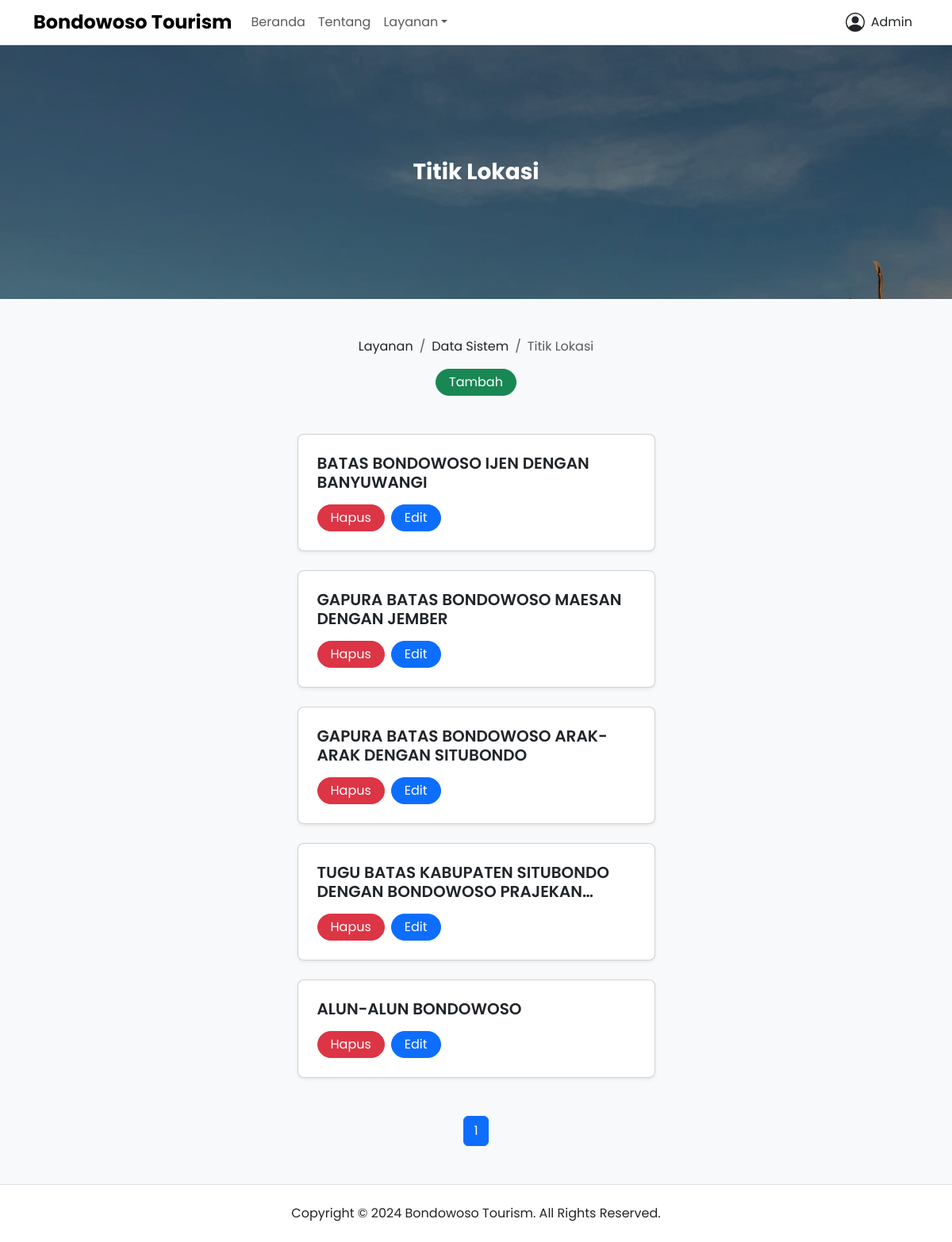
/layanan/titik-lokasi (signed in), run on the app's committed database.
### app/models.py (models this page shows, shortened)
class User(UserMixin, db.Model):
  __tablename__ = "user"
  id = db.Column(db.Integer, primary_key=True)
  name = db.Column(db.String(60), nullable=False)
  gender = db.Column(db.String(60), nullable=False)
  phone = db.Column(db.String(60), nullable=False, unique=True)
  email = db.Column(db.String(60), nullable=False, unique=True)
  role = db.Column(db.String(20), nullable=False, default="user")
  password = db.Column(db.String(128), nullable=False)
  joined_date = db.Column(db.DateTime, nullable=False, default=datetime.now)
  usage_help = db.relationship("UsageHelp", backref="user", lazy=True)
  criteria = db.relationship("Criteria", backref="user", lazy=True)
  sub_criteria = db.relationship("SubCriteria", backref="user", lazy=True)
  location_point = db.relationship("LocationPoint", backref="user", lazy=True)
  tour_type = db.relationship("TourType", backref="user", lazy=True)
  tour_list = db.relationship("TourList", backref="user", lazy=True)

class LocationPoint(db.Model):
  __tablename__ = "location_point"
  id = db.Column(db.Integer, primary_key=True)
  name = db.Column(db.String(128), nullable=False)
  posted_date = db.Column(db.DateTime, nullable=False, default=datetime.now)
  updated_date = db.Column(db.DateTime, onupdate=datetime.now, default=datetime.now)
  user_id = db.Column(db.Integer, db.ForeignKey("user.id"), nullable=False)

### app/views/public.py (the view)
@public_app.route("/layanan/titik-lokasi", methods=["GET", "POST"])
@login_required
def location_point():
  check_admin()
  page = request.args.get("page", 1, type=int)
  datas = LocationPoint.query.order_by(LocationPoint.posted_date.desc()).paginate(page=page, per_page=5)
  return render_template("public/services/system_data/location-point.html", title="Titik Lokasi - Bondowoso Tourism", datas=datas)

### app/models.py (called while the page is built)
@login_manager.user_loader
def load_user(user_id):
  return User.query.get(int(user_id))

### app/utils.py (called while the page is built)
def check_admin():
  if not current_user.role == "admin":
    abort(403)

### app/templates/public/services/system_data/location-point.html (shortened to what this page needs)
{% extends 'components/public/base.html' %} {% set active_page = 'system_data' %} {% block content %}
<div class="banner d-flex bg-hero h-20rem">
  <div class="container my-auto">
    <div class="row justify-content-center align-items-center">
      <div class="col-lg-10">
        <div class="text-white text-center">
          <h2 class="fw-bold fs-3 title-clamp-2 mb-0">Titik Lokasi</h2>
        </div>
      </div>
    </div>
  </div>
</div>
<div class="page-wrapper bg-body-tertiary">
  <div class="container">
    <div class="row justify-content-center align-items-center pt-5">
      <div class="col-lg-10">
        <div class="d-flex flex-column row-gap-3">
          <nav aria-label="breadcrumb">
            <ol class="breadcrumb justify-content-center align-items-center mb-0">
              <li class="breadcrumb-item"><a class="link-dark link-offset-2 link-underline-opacity-0 link-underline-opacity-100-hover" href="{{ url_for('public_app.services') }}">Layanan</a></li>
              <li class="breadcrumb-item"><a class="link-dark link-offset-2 link-underline-opacity-0 link-underline-opacity-100-hover" href="{{ url_for('public_app.system_data') }}">Data Sistem</a></li>
              <li class="breadcrumb-item active" aria-current="page">Titik Lokasi</li>
            </ol>
          </nav>
          {% if current_user.role == "admin" %}
          <div class="text-center">
            <a class="btn btn-success rounded-5 py-1 px-3" href="{{ url_for('public_app.create_location_point') }}" role="button">Tambah</a>
          </div>
          {% endif %}
        </div>
      </div>
    </div>
    {% if datas.total > 0 %}
    <div class="row flex-column justify-content-center align-items-center row-gap-4 py-5">
      {% for data in datas %}
      <div class="col-lg-5">
        <div class="card shadow-sm rounded-3">
          <div class="card-body p-4">
            <div class="d-flex flex-column row-gap-3">
              <h6 class="fw-semibold fs-5 text-clamp-2 mb-0">{{ data.name }}</h6>
              {% if current_user.role == "admin" %}
              <div class="d-flex flex-row justify-content-start column-gap-2">
                <a class="btn btn-danger rounded-5 py-1 px-3" href="#" role="button" data-bs-toggle="modal" data-bs-target="#deleteDataModal{{ data.id }}">Hapus</a>
                <a class="btn btn-primary rounded-5 py-1 px-3" href="{{ url_for('public_app.update_location_point', id=data.id) }}" role="button">Edit</a>
              </div>
              {% endif %}
            </div>
          </div>
        </div>
      </div>
      {% endfor %}
    </div>
    <div class="row pb-5">
      <div class="col-lg-12">
        <nav>
          <ul class="pagination justify-content-center align-items-center mb-0">
            {% for page_num in datas.iter_pages(left_edge=1, right_edge=1, left_current=1, right_current=2) %} {% if page_num %} {% if datas.page == page_num %}
            <li class="page-item active" aria-current="page">
              <span class="page-link">{{ page_num }}</span>
            </li>
            {% else %}
            <li class="page-item">
              <a class="page-link" href="{{ url_for('public_app.location_point', page=page_num) }}">{{ page_num }}</a>
            </li>
            {% endif %} {% else %}
            <li class="page-item">
              <span class="page-link">...</span>
            </li>
            {% endif %} {% endfor %}
          </ul>
        </nav>
      </div>
    </div>
    {% endif %}
  </div>
</div>
{% endblock %}

### app/templates/components/public/includes/navbar.html (shortened to what this page needs)
<nav class="navbar navbar-expand-lg bg-body border-bottom">
  <div class="container">
    <a class="navbar-brand" href="{{ url_for('public_app.homepage') }}">
      <h1 class="fw-bold fs-4 my-auto">Bondowoso Tourism</h1>
    </a>
    <div class="offcanvas offcanvas-end border-0" tabindex="-1" id="offcanvasNavbar" aria-labelledby="offcanvasNavbarLabel">
      <div class="offcanvas-body">
        <ul class="navbar-nav me-auto">
          <li class="nav-item">
            <a class="{{ 'nav-link active' if active_page == 'home' else 'nav-link' }}" aria-current="page" href="{{ url_for('public_app.homepage') }}">Beranda</a>
          </li>
          <li class="nav-item">
            <a class="{{ 'nav-link active' if active_page == 'about' else 'nav-link' }}" href="{{ url_for('public_app.about') }}">Tentang</a>
          </li>
          <li class="nav-item dropdown">
            <a class="nav-link dropdown-toggle" href="#" role="button" data-bs-toggle="dropdown" aria-expanded="false">Layanan</a>
          </li>
        </ul>
        <ul class="navbar-nav">
          {% if current_user.is_authenticated %}
          <li class="nav-item dropdown">
            <a class="nav-link text-body" href="#" role="button" data-bs-toggle="dropdown" aria-expanded="false">
              <div class="d-flex align-items-center column-gap-2">
                <svg xmlns="http://www.w3.org/2000/svg" height="1.5em" fill="currentColor" viewBox="0 0 16 16">
                  <path d="M11 6a3 3 0 1 1-6 0 3 3 0 0 1 6 0" />
                  <path fill-rule="evenodd" d="M0 8a8 8 0 1 1 16 0A8 8 0 0 1 0 8m8-7a7 7 0 0 0-5.468 11.37C3.242 11.226 4.805 10 8 10s4.757 1.225 5.468 2.37A7 7 0 0 0 8 1" />
                </svg>
                <p class="mb-0">{{ current_user.name }}</p>
              </div>
            </a>
          </li>
          {% else %}
          <li class="nav-item my-auto">
            <a class="btn btn-outline-dark rounded-5 py-1 px-3" href="{{ url_for('control_panel_app.login') }}" role="button">Masuk</a>
            <a class="btn btn-dark rounded-5 py-1 px-3" href="{{ url_for('control_panel_app.register') }}" role="button">Daftar</a>
          </li>
          {% endif %}
        </ul>
      </div>
    </div>
  </div>
</nav>

### app/static/css/main.css (style rules this page uses)
body { font-family: "Poppins", sans-serif; }
.bg-hero { background: linear-gradient(rgba(0, 0, 0, 0.25), rgba(0, 0, 0, 0.25)), url(../media/uploads/home/hero.jpg); background-attachment: fixed; background-repeat: no-repeat; background-size: cover; background-position: center; }
.h-20rem { height: 20rem; }
.text-clamp-2 { display: -webkit-box; -webkit-box-orient: vertical; -webkit-line-clamp: 2; overflow: hidden; }

### data on the page
User: name "Admin"
LocationPoint: name "BATAS BONDOWOSO IJEN DENGAN BANYUWANGI"
LocationPoint: name "GAPURA BATAS BONDOWOSO MAESAN DENGAN JEMBER"
LocationPoint: name "GAPURA BATAS BONDOWOSO ARAK-ARAK DENGAN SITUBONDO"
LocationPoint: name "TUGU BATAS KABUPATEN SITUBONDO DENGAN BONDOWOSO…"
LocationPoint: name "ALUN-ALUN BONDOWOSO"

### other printed values
{{ page_num }} "1"
